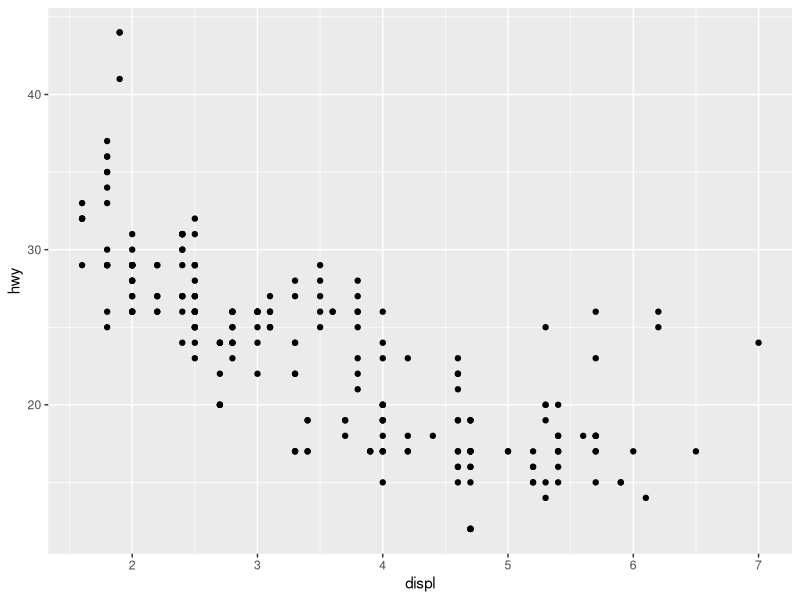
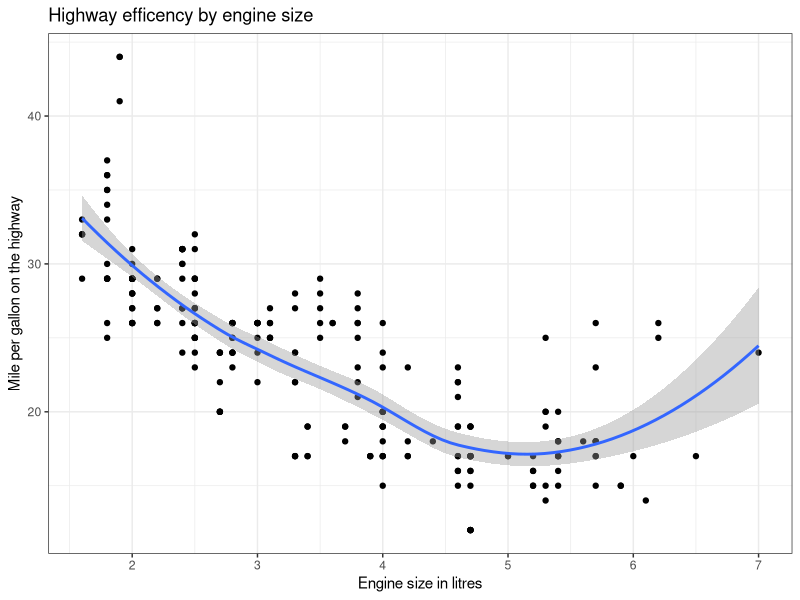
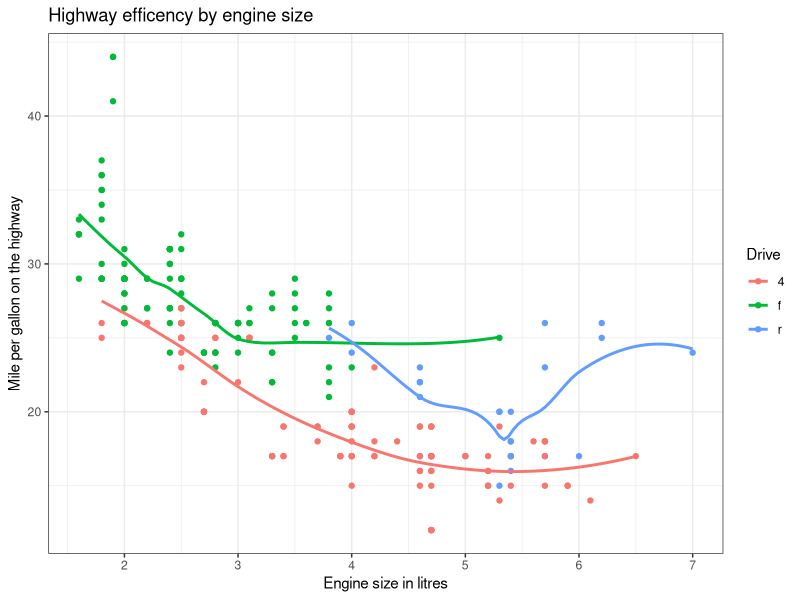

Recreate these plots in R, in order.
## ---- chunk 1
library(tidyverse)
ggplot(data = mpg,
       mapping = aes(x = displ, y = hwy))+
  geom_point()
## ---- chunk 2
ggplot(data = mpg,
       mapping = aes(x = displ, 
                     y = hwy))+
  geom_point()+
  geom_smooth()+
  labs(title = "Highway efficency by engine size",
       x = "Engine size in litres", 
       y = "Mile per gallon on the highway")+
  theme_bw()
## ---- chunk 3
mpg %>% 
ggplot(mapping = aes(x = displ, 
                     y = hwy,
                     colour = drv))+
  geom_point()+
  geom_smooth(se = FALSE)+
  labs(title = "Highway efficency by engine size",
       x = "Engine size in litres", 
       y = "Mile per gallon on the highway",
       color = "Drive")+
  theme_bw()
